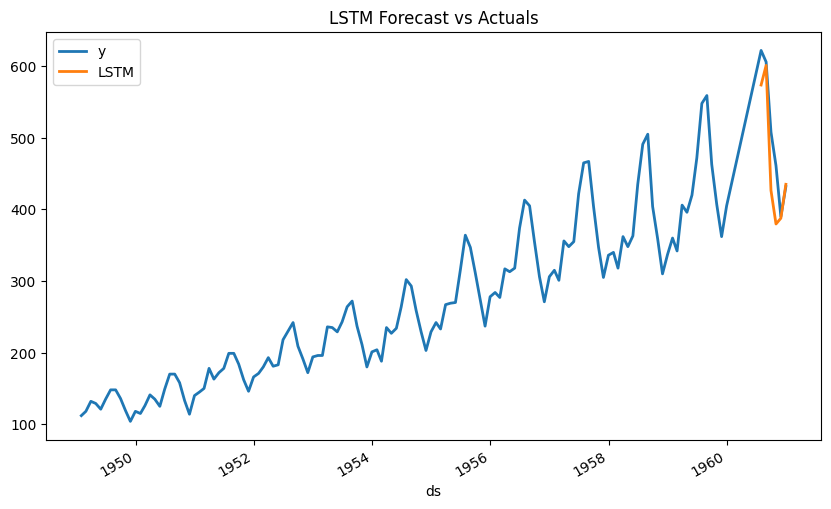

Write the Python code that produced this figure.
import pandas as pd
import numpy as np
import matplotlib.pyplot as plt
from neuralforecast.utils import AirPassengersDF
from sklearn.preprocessing import MinMaxScaler
from keras import Sequential
from keras.api.layers import LSTM, Dense, Dropout
from keras.api.optimizers import AdamW
from sklearn.metrics import mean_squared_error, mean_absolute_error, mean_absolute_percentage_error
from math import sqrt

Y_df = AirPassengersDF

Y_train_df = Y_df[Y_df.ds <= '1959-12-31']
Y_test_df = Y_df[Y_df.ds > '1959-12-31']

scaler = MinMaxScaler(feature_range=(0, 1))
Y_train_scaled = scaler.fit_transform(Y_train_df[['y']])
Y_test_scaled = scaler.transform(Y_test_df[['y']])

def create_dataset(data, look_back):
    X, y = [], []
    for i in range(len(data) - look_back):
        X.append(data[i:(i + look_back), 0])
        y.append(data[i + look_back, 0])
    return np.array(X), np.array(y)

look_back = 6
X_train, y_train = create_dataset(Y_train_scaled, look_back)
X_test, y_test = create_dataset(Y_test_scaled, look_back)

X_train = np.reshape(X_train, (X_train.shape[0], X_train.shape[1], 1))
X_test = np.reshape(X_test, (X_test.shape[0], X_test.shape[1], 1))

model = Sequential()
model.add(LSTM(50, activation="relu", return_sequences=True, input_shape=(look_back, 1)))
model.add(Dropout(0.2))
model.add(LSTM(50, activation="relu", return_sequences=True))
model.add(Dropout(0.2))
model.add(LSTM(50, activation="relu"))
model.add(Dropout(0.2))
model.add(Dense(1))

optimizer = AdamW(learning_rate=0.003)
model.compile(optimizer=optimizer, loss='mean_squared_error')
model.summary()

model.fit(X_train, y_train, epochs=500, verbose=2)

train_predict = model.predict(X_train)
test_predict = model.predict(X_test)

train_predict = scaler.inverse_transform(train_predict)
test_predict = scaler.inverse_transform(test_predict)
y_train = scaler.inverse_transform([y_train])
y_test = scaler.inverse_transform([y_test])

mse = mean_squared_error(y_test[0], test_predict[:, 0])
mae = mean_absolute_error(y_test[0], test_predict[:, 0])
rmse = sqrt(mse)
mape = mean_absolute_percentage_error(y_test[0], test_predict[:, 0])

print(f'Mean Absolute Error (MAE): {mae:.2f}')
print(f'Mean Squared Error (MSE): {mse:.2f}')
print(f'Root Mean Squared Error (RMSE): {rmse:.2f}')
print(f'Mean Absolute Percentage Error (MAPE): {mape:.2%}')

Y_test_df = Y_test_df[look_back:]
Y_test_df['LSTM'] = test_predict

fig, ax = plt.subplots(figsize=(10, 6))
plot_df = pd.concat([Y_train_df, Y_test_df]).set_index('ds')
plot_df[['y', 'LSTM']].plot(ax=ax, linewidth=2)

ax.set_title('LSTM Forecast vs Actuals')
plt.savefig('model_lstm.png', format='png', bbox_inches='tight')
plt.close(fig)